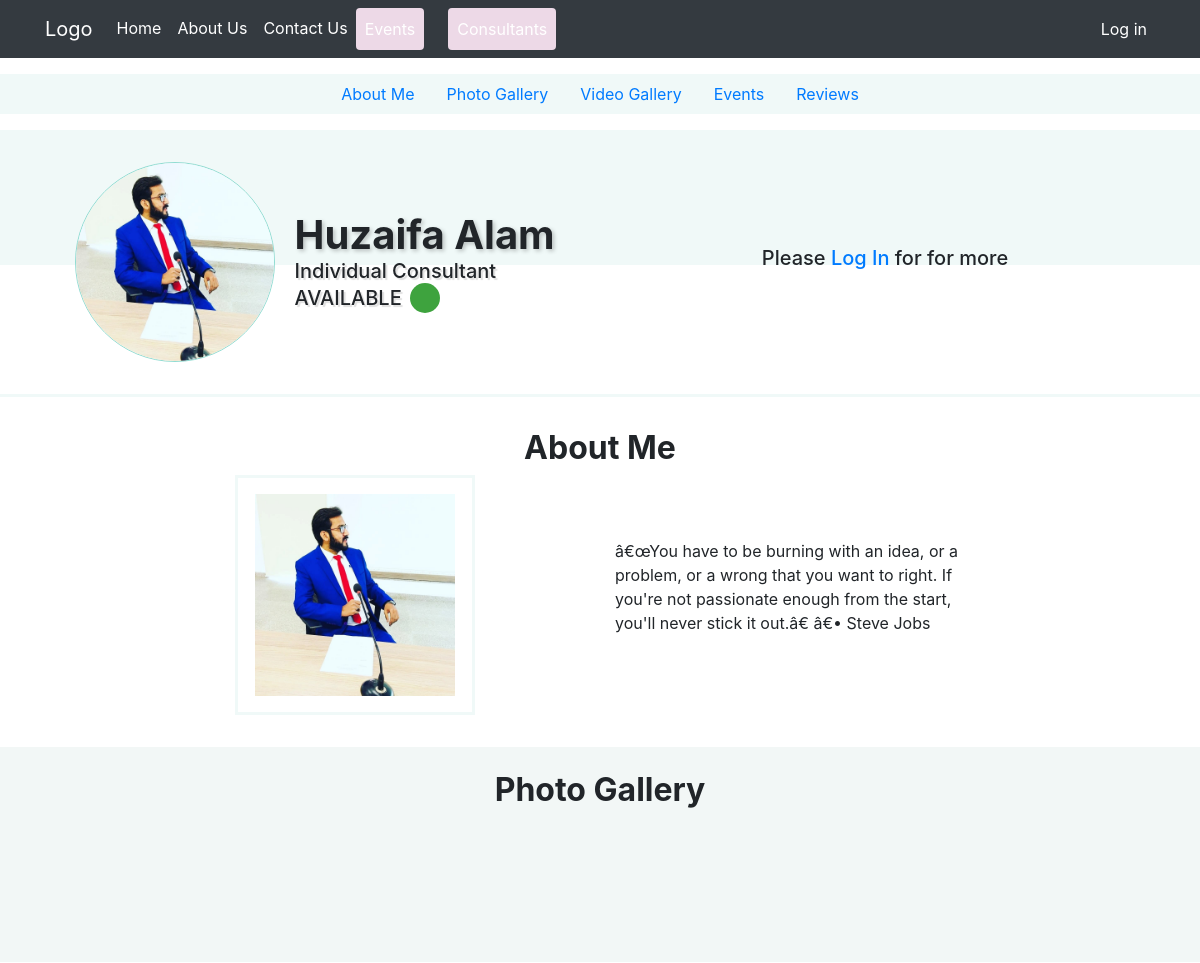
/consultant-profile.php?id=23 (upper part), run on an earlier commit of the app's database.
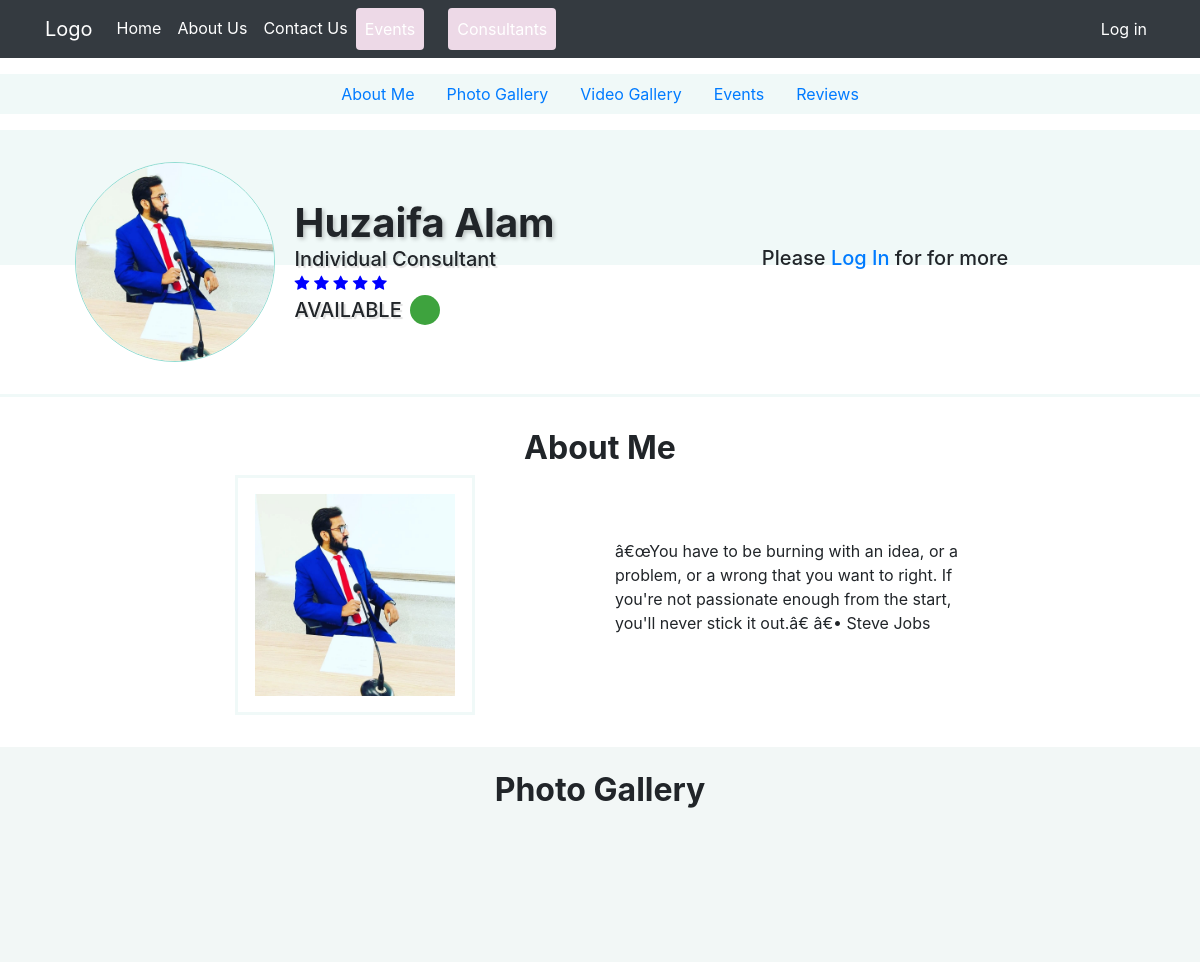
And on a later commit of the database.
### process/consultant_profile_process.php (called while the page is built, shortened)
<?php
    $helper = new Helper();
    $profileID = $helper->getURLParams("id");
    $consultantProfile = new ConsultantProfile($profileID);
    $profile_details = $consultantProfile->getConsultantProfileDetails($profileID);

### includes/classes/Database.php (called while the page is built, shortened)
<?php
class Database {
    private $pdo;
    public function __construct(){
        $this->pdo = new PDO("mysql:host=localhost;dbname=lamhey", "Bilal", "123123");
        $this->pdo->setAttribute(PDO::ATTR_ERRMODE, PDO::ERRMODE_EXCEPTION);
    }
    public function queryDB($sql, $mode, $values = array()){
        $stmt = $this->pdo->prepare($sql);
        foreach($values as $valueToBind){
            $stmt->bindValue($valueToBind[0], $valueToBind[1]);
        }
        $stmt->execute();
        if ($mode != Database::SELECTSINGLE && $mode != Database::SELECTALL && $mode != Database::EXECUTE){
            throw new Exception('Invalid Mode');
        }else if ($mode == Database::SELECTSINGLE){
            return $stmt->fetch(PDO::FETCH_ASSOC);
        }else if ($mode == Database::SELECTALL){
            return $stmt->fetchAll(PDO::FETCH_ASSOC);
        }
    }
}

### includes/classes/ConsultantProfile.php (called while the page is built, shortened)
<?php
class ConsultantProfile {
    protected $db;
    public function __construct($_profileID){
        $this->db = new Database();
    }
    public function getConsultantProfileDetails($id) {
        $sql = "SELECT id, username, email, consultant_type, rating, about, profile_image, firstname, lastname, address, city, state, zip FROM consultants WHERE id = :id";
        $values = array(
            array(':id', $id)
        );
        $allEvents = $this->db->queryDB($sql, Database::SELECTSINGLE, $values);
        return $allEvents;
    }
}

### consultant-profile.php (the view, shortened to what the changed rows need)
<?php
    include_once "process/consultant_profile_process.php";
?>
<!DOCTYPE html>
<html lang="en">
<?php include_once "./partials/Head.php"; ?>
<body>
    <div class="consultant-profile-jumbotron bg-light-blue mt-3">
        <div class="container">
            <div class="row">
                <div class="col-lg-6 col-sm-12">
                    <div class="user-profile-header">
                        <div class="user-profile-info">
                            <h1><?php echo $profile_details["firstname"]." ".$profile_details['lastname']; ?></h1>
                            <div class="user-rating">
                                <?php
                                    $helper->starRating($profile_details['rating']);
                                ?>
                            </div>
                        </div>
                    </div>
                </div>
            </div>
        </div>
    </div>
    <section class="about-me-section">
        <div class="container">
            <div class="row">
                <div class="col-12 text-center">
                    <h2 class="font-weight-bold">About Me</h2>
                </div>
            </div>
        </div>
    </section>
    <section class="photo-gallery-section bg-light-blue p-4">
        <div class="container">
            <div class="row">
                <div class="col-12 text-center">
                    <h2 class="font-weight-bold">Photo Gallery</h2>
                </div>
            </div>
        </div>
    </section>
</body>
</html>

### includes/classes/Helper.php (shortened to what the changed rows need)
<?php
class Helper {
    public function getURLParams($paramName) {
        $url = 'http://' . $_SERVER['HTTP_HOST'] . $_SERVER['REQUEST_URI'];
        $url_components = parse_url($url);
        parse_str($url_components['query'], $params);
        return $params[$paramName];
    }
    public function starRating($_rating) {
        $fiveStarPoints = 40;
        $rating = $_rating;
                                    if ( $rating > $fiveStarPoints ) {
                                        echo
                                        '
                                            <i class="fa fa-star" aria-hidden="true"></i>
                                            <i class="fa fa-star" aria-hidden="true"></i>
                                            <i class="fa fa-star" aria-hidden="true"></i>
                                            <i class="fa fa-star" aria-hidden="true"></i>
                                            <i class="fa fa-star" aria-hidden="true"></i>
                                        ';
                                    }
    }
}

What changed in the data, as far as the page shows it:
changed consultants "Huzaifa": rating "1" → "50" (drawn)
